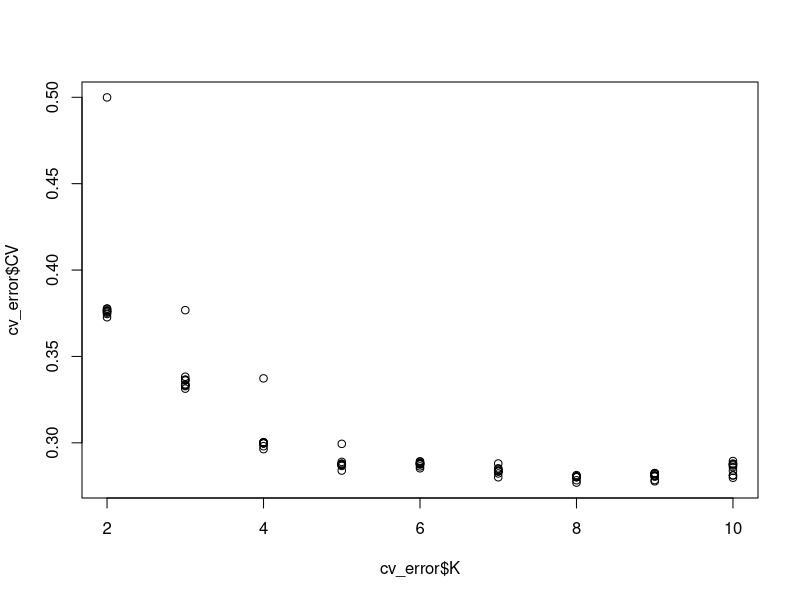
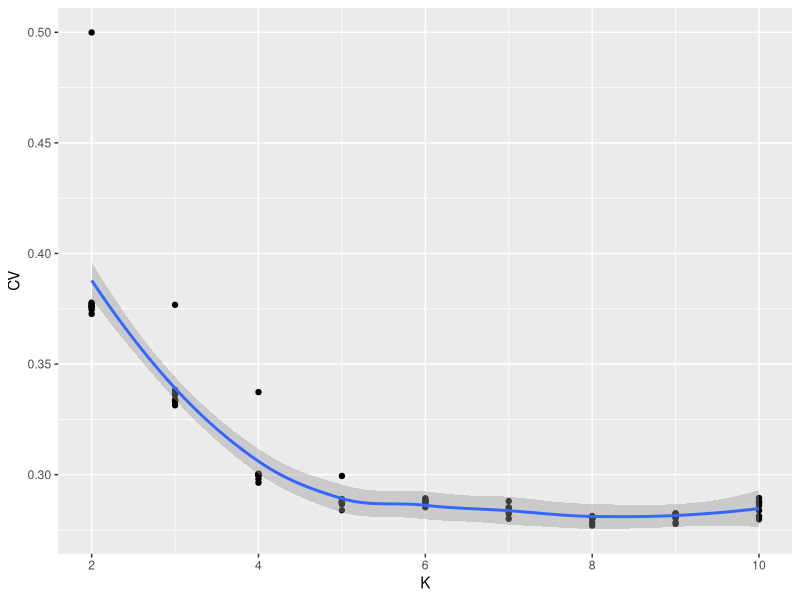

Generate these figures, in order, with R: (Note: this script raises an error after producing the figures.)
setwd("C:/Users/Dilan/Desktop/data_analysis_from_the_server/ADMIXTURE")
cv_error<-read.table("cv_error.txt",sep = "\t",header = T)

plot(cv_error$CV~cv_error$K)

library(ggplot2)



ggplot(data=cv_error,aes(K,CV))+geom_point()+geom_smooth()
+labs(title="Cross Validation Error",x="K",y="Cross-validation error")+
  scale_x_continuous(breaks=c(2:10),limits=c(2,10))+
  theme(plot.title = element_text(hjust = 0.5))